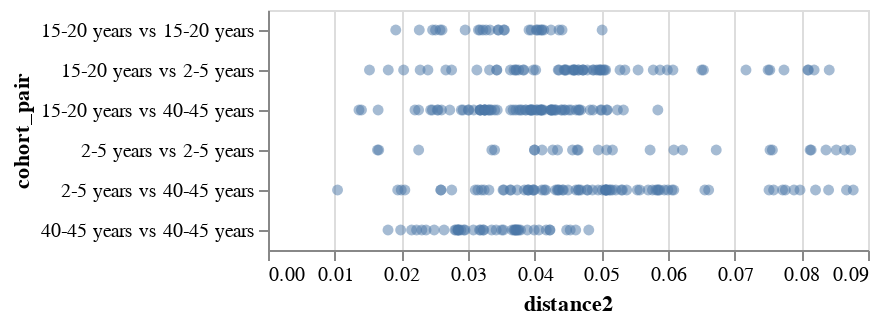
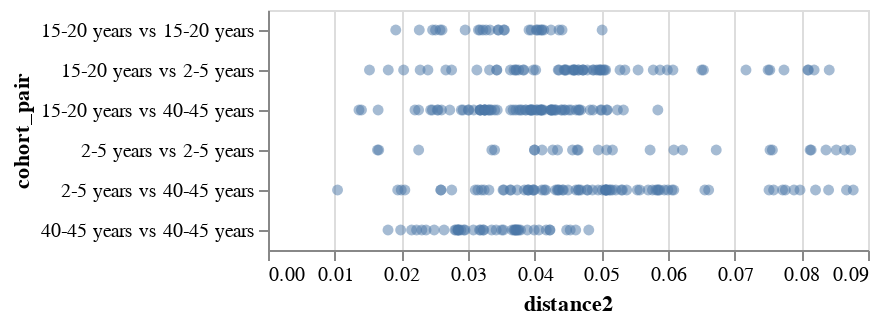

Source (notebook cell) for these figures, in order:
### Markdown cell above
### Compute distances in escape for each serum pair
These are the squared Euclidean distances between the escape vectors:

### Code cell
def generate_dist2(df, site_or_aa, site_metric='sum'):
    # Get sera names
    sera = df['serum'].unique()
    
    # Get column names based on site_or_aa
    if site_or_aa == 'aa':
        metric_column = 'escape'
        pivot_column = "mutation"
    elif site_or_aa == 'site':
        metric_column = 'site_escape_' + site_metric
        pivot_column = "site"
    else:
        raise ValueError("Invalid value for site_or_aa. Use 'aa' or 'site'.")

    # Pivot the DataFrame to have sera as rows and escape as columns, then L2 normalize escape
    vector_df = (
        df
        [["serum", "cohort", metric_column, pivot_column]]
        .drop_duplicates()
        .pivot_table(
            index=["serum", "cohort"], 
            columns=pivot_column, 
            values=metric_column, 
            fill_value=0,
        )
    )

    # L2-normalize https://stackoverflow.com/a/35679163
    vector_df = vector_df.div((vector_df**2).sum(axis=1), axis=0)

    # make a single entry that is the vector of values
    vector_df = (
        vector_df
        .apply(lambda r: r.values, axis=1)
        .rename("escape_vector")
        .reset_index()
    )

    # get all pairwise distances squared
    dist2_records = []
    for (serum1, cohort1, escape_vector1), (serum2, cohort2, escape_vector2) in itertools.combinations(
        vector_df.itertuples(index=False), 2,
    ):
        dist2 = ((escape_vector1 - escape_vector2)**2).sum()
        dist2_records.append((serum1, cohort1, serum2, cohort2, dist2))
    dist2_df = (
        pd.DataFrame(
            dist2_records,
            columns=["serum1", "cohort1", "serum2", "cohort2", "distance2"],
        )
        .assign(
            same_cohort=lambda x: x["cohort1"] == x["cohort2"],
            cohort_pair=lambda x: x.apply(lambda r: " vs ".join(sorted([r["cohort1"], r["cohort2"]])), axis=1),
        )
    )

    return dist2_df

for site_or_aa in ["site", "aa"]:
    
    dist2 = generate_dist2(escape_df, 'aa').sort_values("distance2")

    dist2_chart = (
        alt.Chart(dist2)
        .encode(
            y="cohort_pair",
            x="distance2",
            tooltip=dist2.columns.tolist(),
        )
        .mark_circle(opacity=0.5)
    )
    display(dist2_chart)

    print(f"\n\nMean {site_or_aa} distances betweeen cohorts:")
    mean_dist2 = dist2.groupby(["same_cohort", "cohort_pair"]).aggregate({"distance2": "mean"})
    display(mean_dist2)

### Figure 1 — Vega-Lite specification as saved in the notebook (floating-point values rounded to 4 significant figures; data arrays with more than 128 entries replaced by an {"elided": "..."} marker saying what was removed)
{"config": {"view": {"continuousWidth": 300, "continuousHeight": 300}}, "data": {"name": "data-edcdee30ae92efa6019fcff5a61603aa"}, "mark": {"type": "circle", "opacity": 0.5}, "encoding": {"tooltip": [{"field": "serum1", "type": "nominal"}, {"field": "cohort1", "type": "nominal"}, {"field": "serum2", "type": "nominal"}, {"field": "cohort2", "type": "nominal"}, {"field": "distance2", "type": "quantitative"}, {"field": "same_cohort", "type": "nominal"}, {"field": "cohort_pair", "type": "nominal"}], "x": {"field": "distance2", "type": "quantitative"}, "y": {"field": "cohort_pair", "type": "nominal"}}, "$schema": "https://vega.github.io/schema/vega-lite/v5.8.0.json", "datasets": {"data-edcdee30ae92efa6019fcff5a61603aa": {"elided": "325 records"}}}

### Figure 2 — Vega-Lite specification as saved in the notebook (floating-point values rounded to 4 significant figures; data arrays with more than 128 entries replaced by an {"elided": "..."} marker saying what was removed)
{"config": {"view": {"continuousWidth": 300, "continuousHeight": 300}}, "data": {"name": "data-edcdee30ae92efa6019fcff5a61603aa"}, "mark": {"type": "circle", "opacity": 0.5}, "encoding": {"tooltip": [{"field": "serum1", "type": "nominal"}, {"field": "cohort1", "type": "nominal"}, {"field": "serum2", "type": "nominal"}, {"field": "cohort2", "type": "nominal"}, {"field": "distance2", "type": "quantitative"}, {"field": "same_cohort", "type": "nominal"}, {"field": "cohort_pair", "type": "nominal"}], "x": {"field": "distance2", "type": "quantitative"}, "y": {"field": "cohort_pair", "type": "nominal"}}, "$schema": "https://vega.github.io/schema/vega-lite/v5.8.0.json", "datasets": {"data-edcdee30ae92efa6019fcff5a61603aa": {"elided": "325 records"}}}
